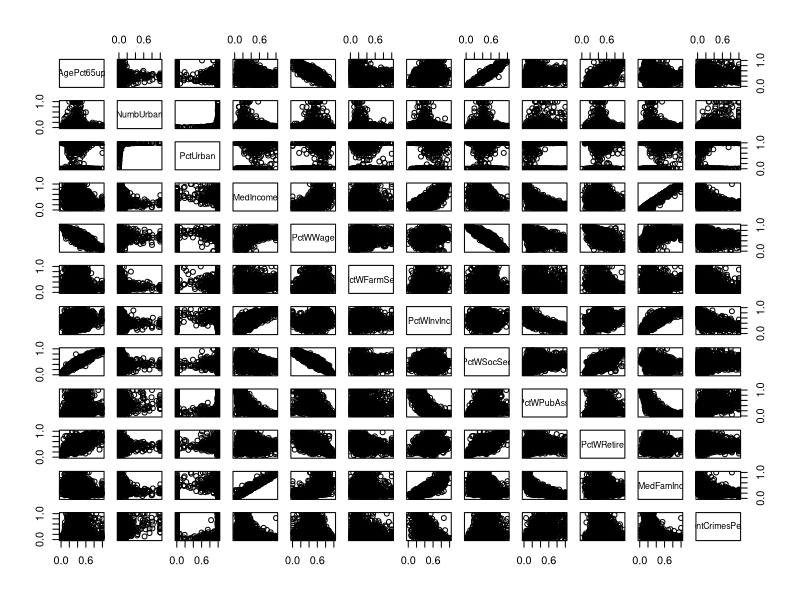
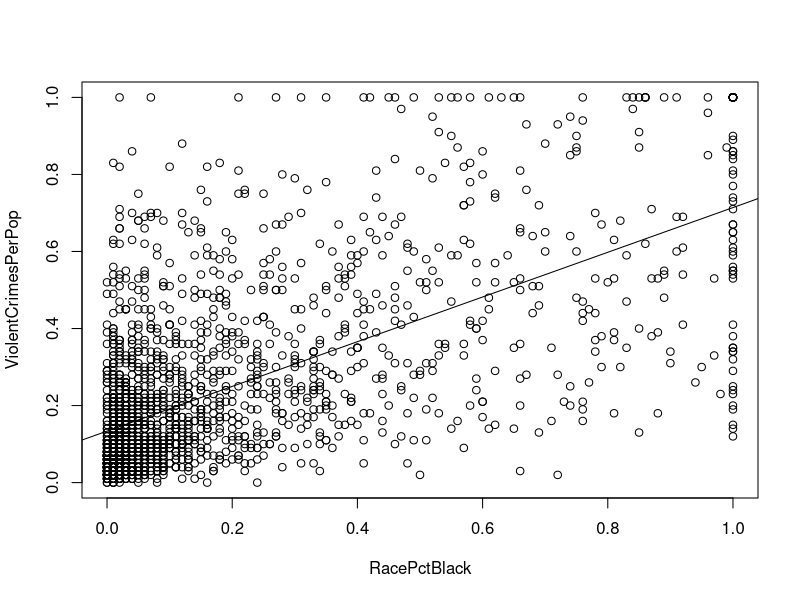
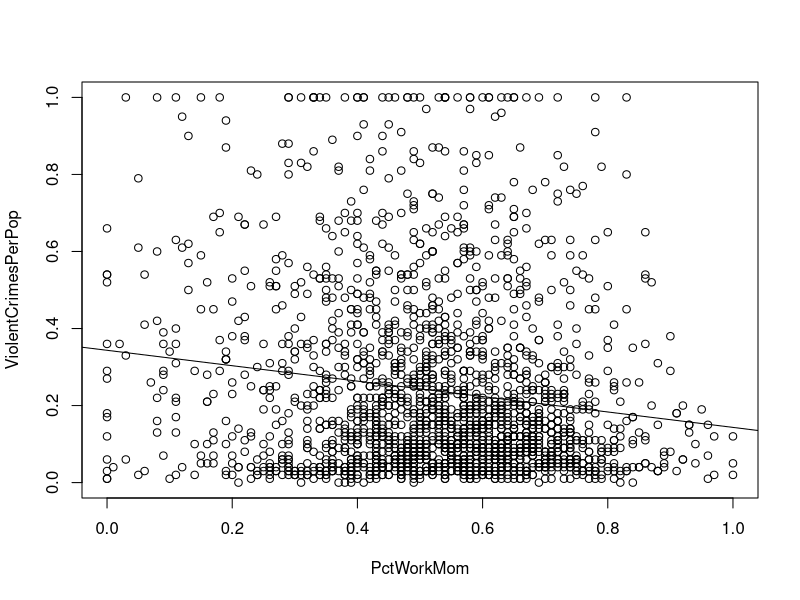
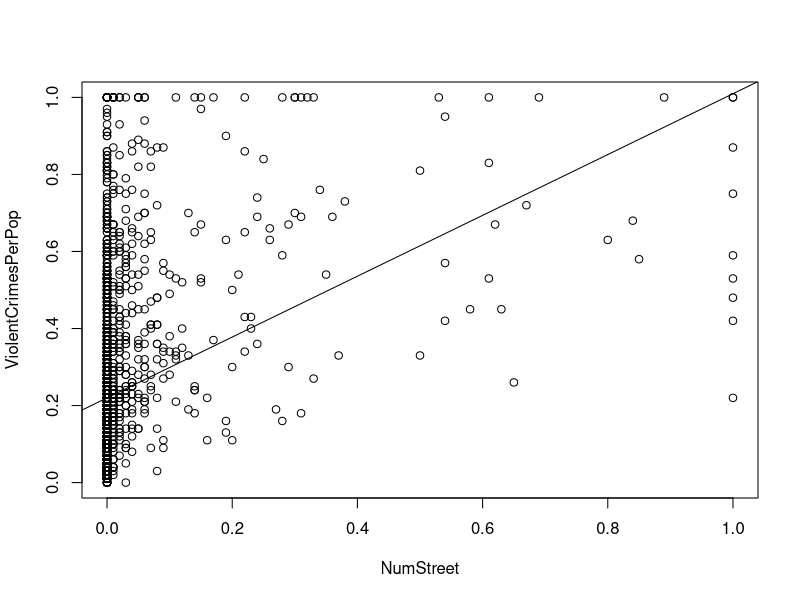
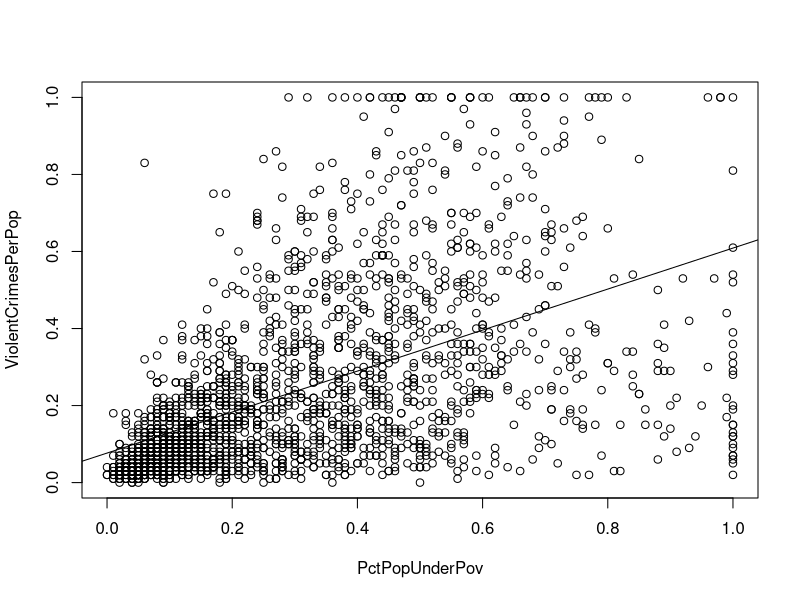
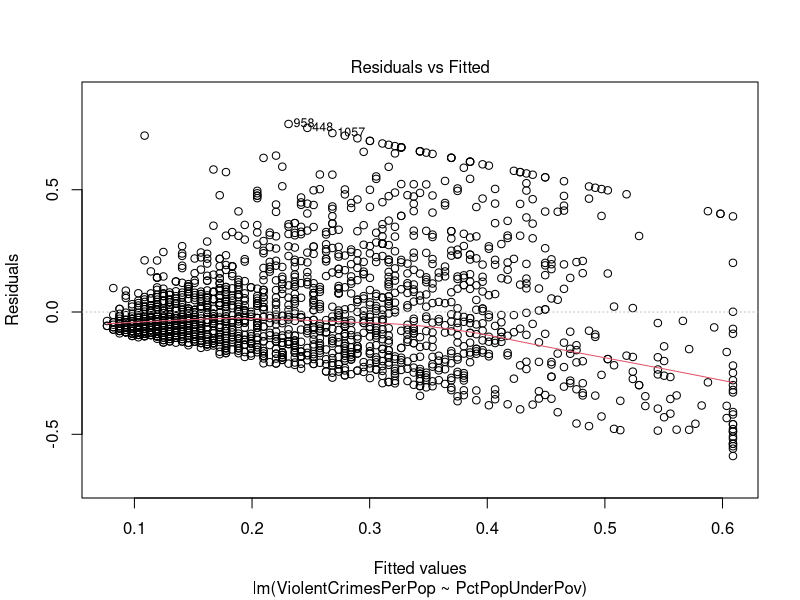
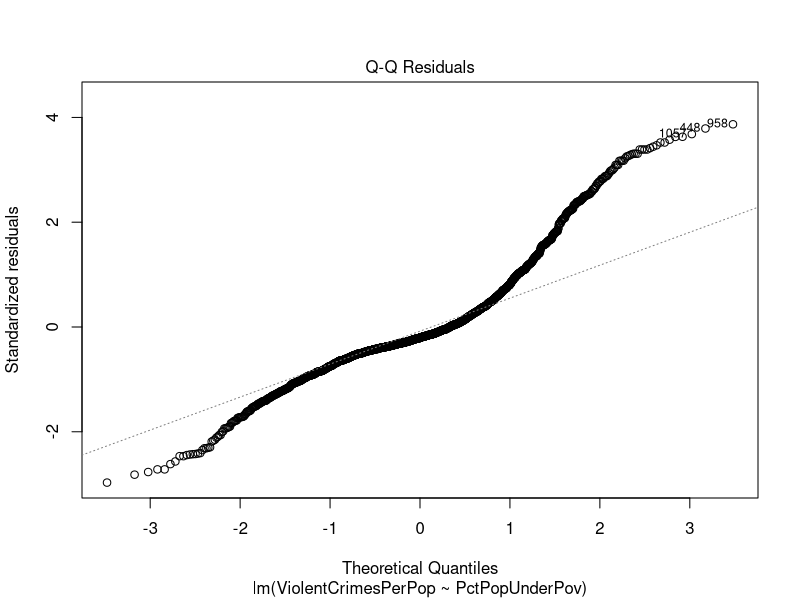
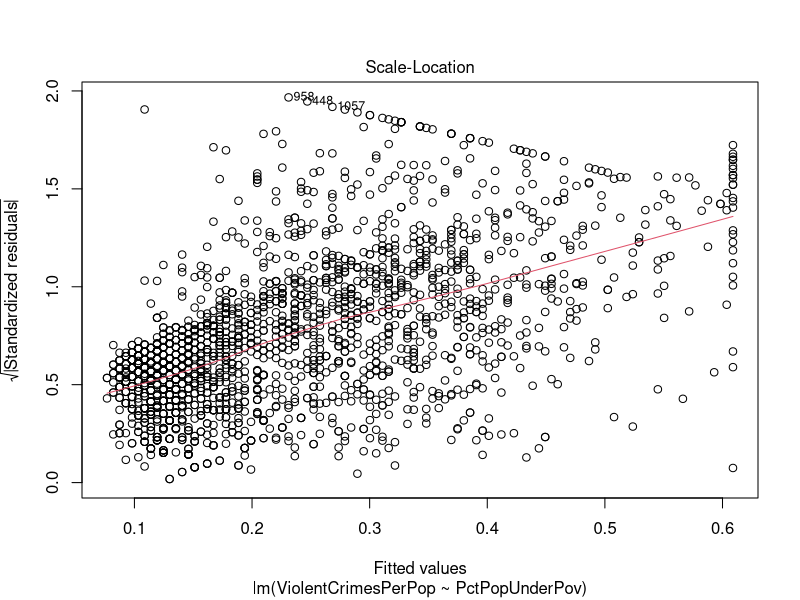

Reproduce these figures in R, in order.
#Open the data file into a dataframe

df1 <- read.csv("data/communities.csv")
set.seed(42)

#Need to remove columns which have lots of missing values
#I have also removed the first 5 columns which contain the names of the locations
#Perhaps I could have left state...One other column was missing one value
#so I entered in the mean value for the column in the missing field
df1new <- df1[-c(1:5,102:118,122:125, 127)]

#Having trouble plotting all variables at once, break into sets
dftest <- df1new[c(10:20,101)]
pairs(dftest)


#Build a model using all of the variables...
comm_model_all <- lm(ViolentCrimesPerPop ~ ., data = df1new)


#Adjusted R-squared is 0.6785
summary(comm_model_all)

#This will go through each variable, plotting against the output variable
#plot(comm_model_all)
#plot(ViolentCrimesPerPop ~ ., data = df1new)



#This variable has the lowest p-value in the model of all variables
comm_model_black <- lm(ViolentCrimesPerPop ~ RacePctBlack, data = df1new)
#R-squared is 0.3985
summary(comm_model_black)
plot(ViolentCrimesPerPop ~ RacePctBlack, data = df1new)
abline(comm_model_black)



#This variable has one of the lowest p-values in the model of all variables
comm_model_workMom <- lm(ViolentCrimesPerPop ~ PctWorkMom, data = df1new)
#R-squared is 0.02267
summary(comm_model_workMom)
plot(ViolentCrimesPerPop ~ PctWorkMom, data = df1new)
abline(comm_model_workMom)



#This variable has the second lowest p-value in the model of all variables
comm_model_numStreet <- lm(ViolentCrimesPerPop ~ NumStreet, data = df1new)
#R-squared is 0.1158
summary(comm_model_numStreet)
plot(ViolentCrimesPerPop ~ NumStreet, data = df1new)
abline(comm_model_numStreet)




############################################################


#Build a model using Percent under poverty line as the independent variable
#P-value in model of all was 0.004268
comm_model_pov <- lm(ViolentCrimesPerPop ~ PctPopUnderPov, data = df1new)
plot(ViolentCrimesPerPop ~ PctPopUnderPov, data = df1new)

abline(lm(ViolentCrimesPerPop ~ PctPopUnderPov, data = df1new))


#R-squared is 0.2724
summary(comm_model_pov)
plot(comm_model_pov)




#Trying out polynomial regression with poverty variable
polyvar_pov = poly(df1new$PctPopUnderPov, degree = 8)



#Poly r-squared value is 0.335 ; Linear is 0.2724
model_pov <- lm(df1new$ViolentCrimesPerPop ~ polyvar_pov, data = df1new)
summary(model_pov) 

#Use this model to predict values...
predictedCrime_pov <- predict(model_pov)

#Plot the predictive model

library(ggplot2)

df2 <- data.frame(x = df1new$PctPopUnderPov, y = predictedCrime_pov)
ggplot(df2, aes(x = df1new$PctPopUnderPov, y = predictedCrime_pov)) +
  geom_point() + geom_line()


#Compare the model curve to our original plot
plot(ViolentCrimesPerPop ~ PctPopUnderPov, data = df1new)




##################################################################


#Use percentage of kids in house with two parents as our X variable...
#P-value in model of all was 0.036019

comm_model_income <- lm(ViolentCrimesPerPop ~ PctKids2Par, data = df1new)
plot(ViolentCrimesPerPop ~ PctKids2Par, data = df1new)

abline(lm(ViolentCrimesPerPop ~ PctKids2Par, data = df1new))

#R-squared is 0.5453
summary(comm_model_income)
plot(comm_model_income)




#Trying out polynomial regression
polyvar_income = poly(df1new$PctKids2Par, degree = 5)

#R-squared has only improved to 0.5656
model_income <- lm(df1new$ViolentCrimesPerPop ~ polyvar_income, data = df1new)
summary(model_income) 

#Use this model to predict values...
predictedCrime_income <- predict(model_income)


#Plot the predictive model
df2 <- data.frame(x = df1new$PctKids2Par, y = predictedCrime_income)
ggplot(df2, aes(x = df1new$PctKids2Par, y = predictedCrime_income)) +
  geom_point() + geom_line()




#####################################################################



#Using a few variables and their squares as predictor
#P-value for PctWInvInc was 0.008791
comm_model_invest_plus <- lm(ViolentCrimesPerPop ~ PctWInvInc + PctKids2Par + PctPopUnderPov + 
                           I(PctWInvInc^2) + I(PctKids2Par^2)+ I(PctPopUnderPov^2), data = df1new)


#Adjusted R-squared is 0.5877
summary(comm_model_invest_plus)





#############################################################################


#Cross validation for PctPopUnderPov, this needs a training set and a validation set 
# get a random sample of half the length of our instances
n <- length(df1new$PctPopUnderPov)
indices <- sort(sample(1:n, round(0.5 * n)))

# training data
training.x <- df1new$PctPopUnderPov[indices]
training.y <- df1new$ViolentCrimesPerPop[indices]
training.df <- data.frame(X = training.x, Y = training.y)

# validation data is the other indices
validation.x <- df1new$PctPopUnderPov[-indices]
validation.y <- df1new$ViolentCrimesPerPop[-indices]
validation.df <- data.frame(X = validation.x, Y = validation.y)

# define the function for root mean square error
rmse <- function(y, h)
{
  return(sqrt(mean((y - h) ^ 2)))
}

# a dataframe to store performance data
performance <- data.frame()



for (d in 1:15)
{
  
  poly.fit <- lm(Y ~ poly(X, degree = d), data = training.df)
  # add a row of three values, including
  # rmse of actual and predicted values of y (training data)  
  performance <- rbind(performance,
                       data.frame(Degree = d,
                                  Data = 'Training',
                                  RMSE = rmse(training.y, predict(poly.fit))))
  
  # same for validation data
  performance <- rbind(performance,
                       data.frame(Degree = d,
                                  Data = 'Validation',
                                  RMSE = rmse(validation.y, predict(poly.fit,
                                                                    newdata = validation.df))))
}

ggplot(performance, aes(x = Degree, y = RMSE, linetype = Data)) +
  geom_point() +
  geom_line()
